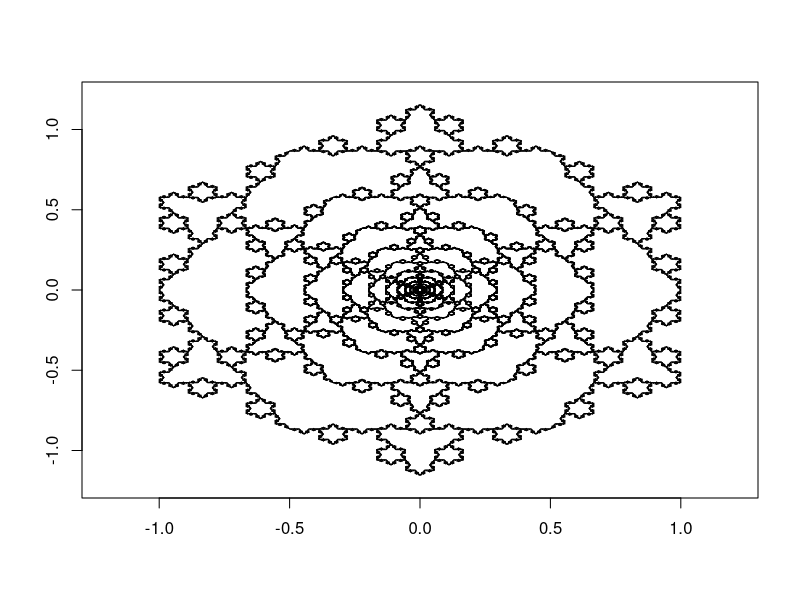

Source code (R):
mat1 <- matrix(
  c(1,0,0,0,
    0,1,0,0,
    2/3,0,1/3,0,
    0,2/3,0,1/3,
    2/3,0,1/3,0,  
    0,2/3,0,1/3,
    1/2,sqrt(3)/6,1/2,-sqrt(3)/6,
    -sqrt(3)/6,1/2,sqrt(3)/6,1/2,
    1/2,sqrt(3)/6,1/2,-sqrt(3)/6,
    -sqrt(3)/6,1/2,sqrt(3)/6,1/2,
    1/3,0,2/3,0,
    0,1/3,0,2/3,
    1/3,0,2/3,0,
    0,1/3,0,2/3,
    0,0,1,0,
    0,0,0,1
  ),
  16,4,byrow=T)

mat2 <- matrix(
  c(1,0,0,0,
    0,1,0,0,
    2/3,0,1/3,0,
    0,2/3,0,1/3,
    2/3,0,1/3,0,	
    0,2/3,0,1/3,
    1/2,sqrt(3)/6,1/2,-sqrt(3)/6,
    -sqrt(3)/6,1/2,sqrt(3)/6,1/2,
    1/2,sqrt(3)/6,1/2,-sqrt(3)/6,
    -sqrt(3)/6,1/2,sqrt(3)/6,1/2,
    1/3,0,2/3,0,
    0,1/3,0,2/3,
    1/3,0,2/3,0,
    0,1/3,0,2/3,
    2/3,0,1/3,0,	
    0,2/3,0,1/3,
    1/3,0,2/3,0,
    0,1/3,0,2/3,
    0,0,1,0,
    0,0,0,1
  ),
  20,4,byrow=T)

Mats <- list(mat1,mat2)

hexag  <- c(0,0,-.5,sqrt(3)/2,-.5,sqrt(3)/2,0,sqrt(3),0,sqrt(3),1,sqrt(3),1,sqrt(3),1.5,sqrt(3)/2,1.5,sqrt(3)/2,1,0,1,0,0,0) - c(.5,sqrt(3)/2)

fun <- function (pts,ord,h,meToo,col,lwd) {
  if(h==0 | meToo) {
    lines(pts[c(1,3)],pts[c(2,4)],col=col,lwd=lwd)
  }
  if(h>0) {
    new <- Mats[[ord[1]]]%*%pts
    for ( i in 1:(length(new)/4)) {
      fun(new[(4*i-3):(4*i)],c(ord[-1],ord[1]),h-1,meToo,col,lwd)
    }
  }
}
start <- function(pts,ord,h,meToo=F,add=F,marg=.2,scale=1,col='black',lwd=1) {
  d <- scale*(sqrt(pts[3]^2+pts[4]^2)+marg)
  if (add==F) {
    plot(c(-d,d),c(-d,d),type='n',xlab='',ylab='')
  }
  for ( i in 1:(length(pts)/4)) {
    fun(scale*pts[(4*i-3):(4*i)],ord,h,meToo=meToo,col=col,lwd=lwd)
  }
}

start(hexag,c(2,2,1),5)
for (i in 1:11)
  start(hexag,c(2,2,1),5-floor(i/4),add=T,scale=(2/3)^i)
